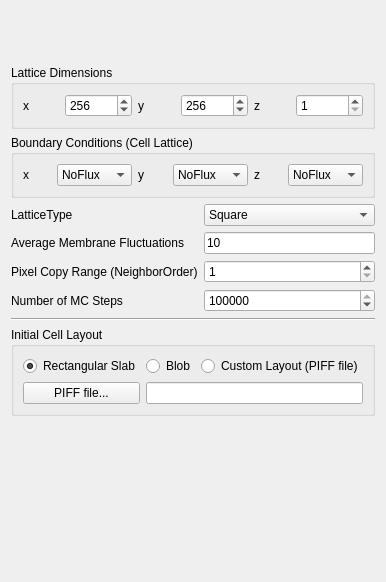
  <widget class="QWizardPage" name="wizardPage_9">
   <property name="title">
    <string>General Simulation Properties</string>
   </property>
   <layout class="QVBoxLayout" name="verticalLayout_10">
    <item>
     <spacer name="horizontalSpacer_15">
      <property name="orientation">
       <enum>Qt::Horizontal</enum>
      </property>
      <property name="sizeHint" stdset="0">
       <size>
        <width>238</width>
        <height>54</height>
       </size>
      </property>
     </spacer>
    </item>
    <item>
     <layout class="QVBoxLayout" name="verticalLayout_19">
      <item>
       <widget class="QGroupBox" name="groupBox_7">
        <property name="title">
         <string>Lattice Dimensions</string>
        </property>
        <layout class="QHBoxLayout" name="horizontalLayout_25">
         <item>
          <layout class="QHBoxLayout" name="horizontalLayout_24">
           <item>
            <widget class="QLabel" name="label_28">
             <property name="text">
              <string>x</string>
             </property>
            </widget>
           </item>
           <item>
            <widget class="QSpinBox" name="xDimSB">
             <property name="minimum">
              <number>1</number>
             </property>
             <property name="maximum">
              <number>10000000</number>
             </property>
             <property name="value">
              <number>256</number>
             </property>
            </widget>
           </item>
           <item>
            <widget class="QLabel" name="label_29">
             <property name="text">
              <string>y</string>
             </property>
            </widget>
           </item>
           <item>
            <widget class="QSpinBox" name="yDimSB">
             <property name="minimum">
              <number>1</number>
             </property>
             <property name="maximum">
              <number>10000000</number>
             </property>
             <property name="value">
              <number>256</number>
             </property>
            </widget>
           </item>
           <item>
            <widget class="QLabel" name="label_30">
             <property name="text">
              <string>z</string>
             </property>
            </widget>
           </item>
           <item>
            <widget class="QSpinBox" name="zDimSB">
             <property name="minimum">
              <number>1</number>
             </property>
             <property name="maximum">
              <number>10000000</number>
             </property>
            </widget>
           </item>
          </layout>
         </item>
        </layout>
       </widget>
      </item>
      <item>
       <widget class="QGroupBox" name="groupBox_3">
        <property name="title">
         <string>Boundary Conditions (Cell Lattice)</string>
        </property>
        <layout class="QVBoxLayout" name="verticalLayout_9">
         <item>
          <layout class="QHBoxLayout" name="horizontalLayout_11">
           <item>
            <widget class="QLabel" name="label_13">
             <property name="text">
              <string>x</string>
             </property>
            </widget>
           </item>
           <item>
            <widget class="QComboBox" name="xbcCB">
             <item>
              <property name="text">
               <string>NoFlux</string>
              </property>
             </item>
             <item>
              <property name="text">
               <string>Periodic</string>
              </property>
             </item>
            </widget>
           </item>
           <item>
            <widget class="QLabel" name="label_14">
             <property name="text">
              <string>y</string>
             </property>
            </widget>
           </item>
           <item>
            <widget class="QComboBox" name="ybcCB">
             <item>
              <property name="text">
               <string>NoFlux</string>
              </property>
             </item>
             <item>
              <property name="text">
               <string>Periodic</string>
              </property>
             </item>
            </widget>
           </item>
           <item>
            <widget class="QLabel" name="label_15">
             <property name="text">
              <string>z</string>
             </property>
            </widget>
           </item>
           <item>
            <widget class="QComboBox" name="zbcCB">
             <item>
              <property name="text">
               <string>NoFlux</string>
              </property>
             </item>
             <item>
              <property name="text">
               <string>Periodic</string>
              </property>
             </item>
            </widget>
           </item>
          </layout>
         </item>
        </layout>
       </widget>
      </item>
      <item>
       <layout class="QGridLayout" name="gridLayout_6">
        <item row="1" column="0">
         <widget class="QLabel" name="label_31">
          <property name="text">
           <string>Average Membrane Fluctuations</string>
          </property>
         </widget>
        </item>
        <item row="1" column="1">
         <widget class="QLineEdit" name="membraneFluctuationsLE">
          <property name="toolTip">
           <string>Also known as so called temperature parameter in the acceptance probability expresion:  exp(-delta E/(k*T))</string>
          </property>
          <property name="text">
           <string>10</string>
          </property>
         </widget>
        </item>
        <item row="2" column="0">
         <widget class="QLabel" name="label_32">
          <property name="text">
           <string>Pixel Copy Range (NeighborOrder)</string>
          </property>
         </widget>
        </item>
        <item row="2" column="1">
         <widget class="QSpinBox" name="neighborOrderSB">
          <property name="minimum">
           <number>1</number>
          </property>
          <property name="maximum">
           <number>10</number>
          </property>
          <property name="value">
           <number>1</number>
          </property>
         </widget>
        </item>
        <item row="3" column="0">
         <widget class="QLabel" name="label_33">
          <property name="text">
           <string>Number of MC Steps</string>
          </property>
         </widget>
        </item>
        <item row="3" column="1">
         <widget class="QSpinBox" name="mcsSB">
          <property name="maximum">
           <number>1000000000</number>
          </property>
          <property name="value">
           <number>100000</number>
          </property>
         </widget>
        </item>
        <item row="0" column="1">
         <widget class="QComboBox" name="latticeTypeCB">
          <item>
           <property name="text">
            <string>Square</string>
           </property>
          </item>
          <item>
           <property name="text">
            <string>Hexagonal</string>
           </property>
          </item>
         </widget>
        </item>
        <item row="0" column="0">
         <widget class="QLabel" name="label_44">
          <property name="text">
           <string>LatticeType</string>
          </property>
         </widget>
        </item>
       </layout>
      </item>
      <item>
       <widget class="Line" name="line_3">
        <property name="orientation">
         <enum>Qt::Horizontal</enum>
        </property>
       </widget>
      </item>
      <item>
       <widget class="QGroupBox" name="groupBox_8">
        <property name="title">
         <string>Initial Cell Layout</string>
        </property>
        <layout class="QVBoxLayout" name="verticalLayout_18">
         <item>
          <layout class="QGridLayout" name="gridLayout_5">
           <item row="0" column="0">
            <widget class="QRadioButton" name="uniformRB">
             <property name="text">
              <string>Rectangular Slab</string>
             </property>
             <property name="checked">
              <bool>true</bool>
             </property>
            </widget>
           </item>
           <item row="0" column="1">
            <widget class="QRadioButton" name="blobRB">
             <property name="text">
              <string>Blob</string>
             </property>
            </widget>
           </item>
           <item row="0" column="2">
            <widget class="QRadioButton" name="piffRB">
             <property name="text">
              <string>Custom Layout (PIFF file)</string>
             </property>
            </widget>
           </item>
           <item row="1" column="1" colspan="2">
            <widget class="QLineEdit" name="piffLE"/>
           </item>
           <item row="1" column="0">
            <widget class="QPushButton" name="piffPB">
             <property name="text">
              <string>PIFF file...</string>
             </property>
            </widget>
           </item>
          </layout>
         </item>
        </layout>
       </widget>
      </item>
     </layout>
    </item>
    <item>
     <spacer name="verticalSpacer_3">
      <property name="orientation">
       <enum>Qt::Vertical</enum>
      </property>
      <property name="sizeHint" stdset="0">
       <size>
        <width>20</width>
        <height>155</height>
       </size>
      </property>
     </spacer>
    </item>
   </layout>
  </widget>
